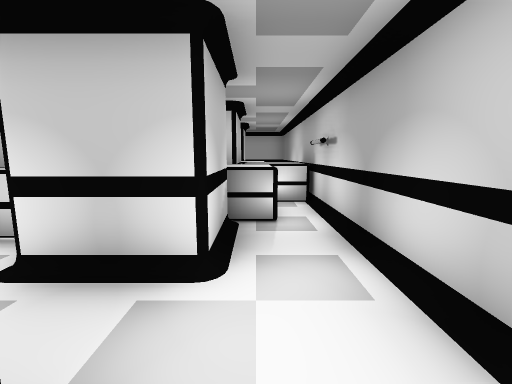
[1] (above)

21 first-person views from a walk through a 3-D level made in the Unity game engine. The camera is 1.2 m above the floor, tilts 8° down and sees 90° across. The floor is counted in squares, 1 m on a side. Each view is taken from the middle of a square. On the plan, view 1 faces up. The plan holds only what a view shows up to about 12 squares ahead; the rest is blank. The player character is not drawn. Door leaves are left out, so doorways stand open.

[2]
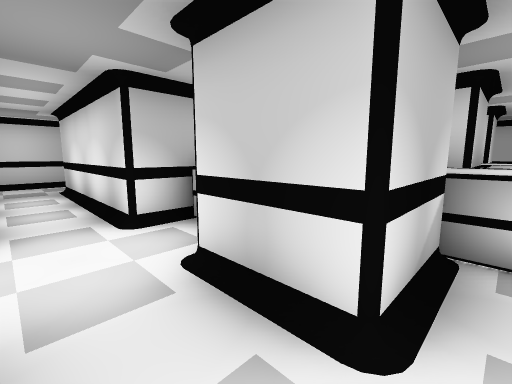

[3]
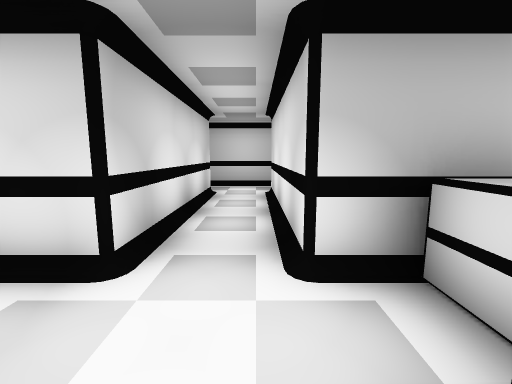

[4]
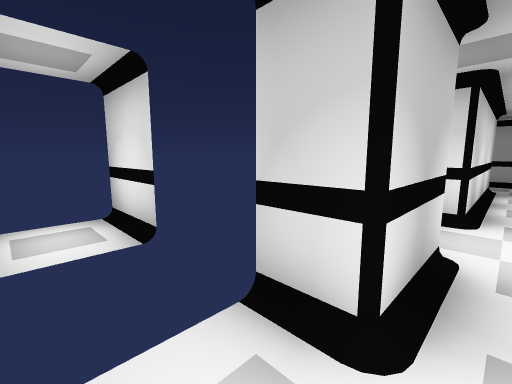

[5]
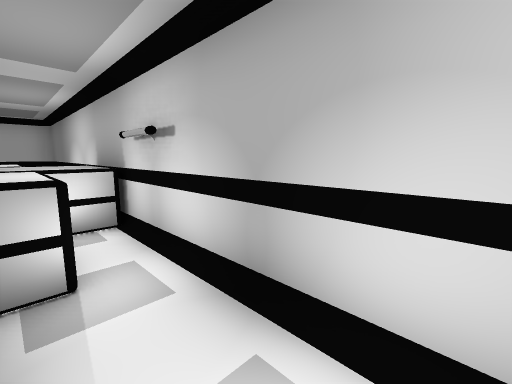

[6]
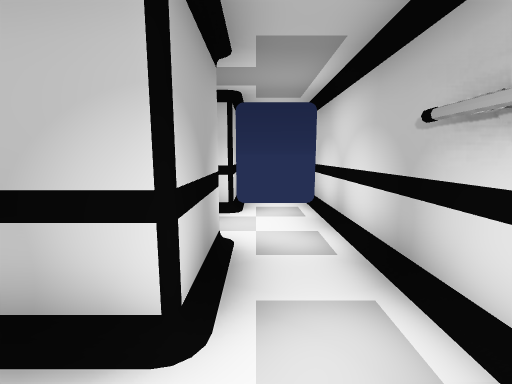

[7]
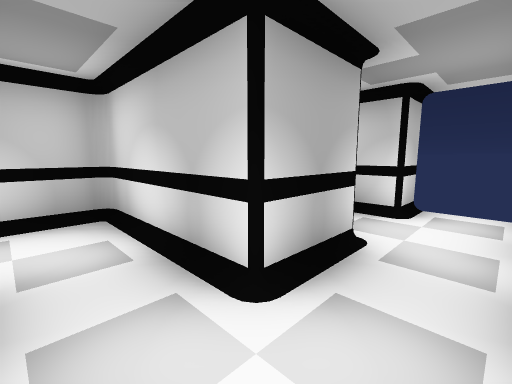

[8]
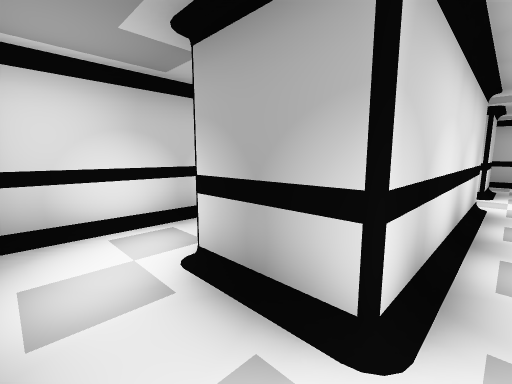

[9]
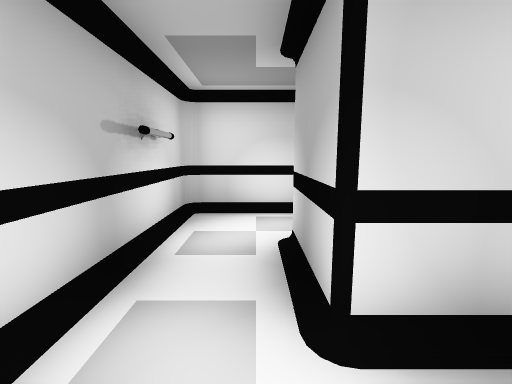

[10]
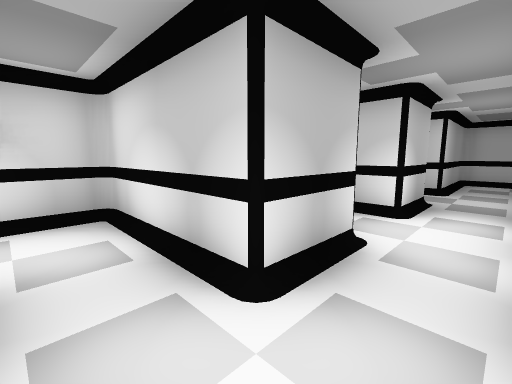

[11]
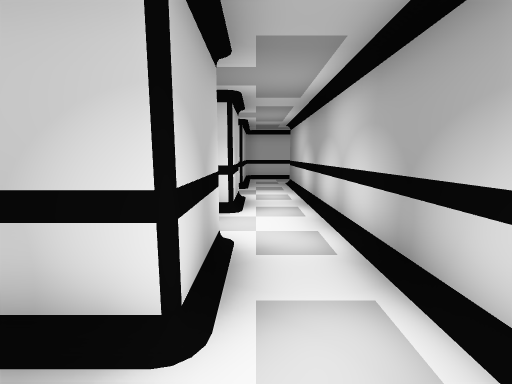

[12]
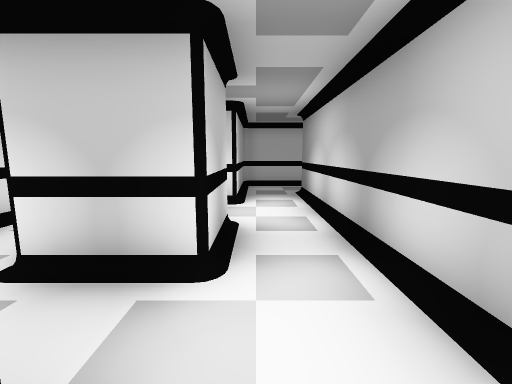

[13]
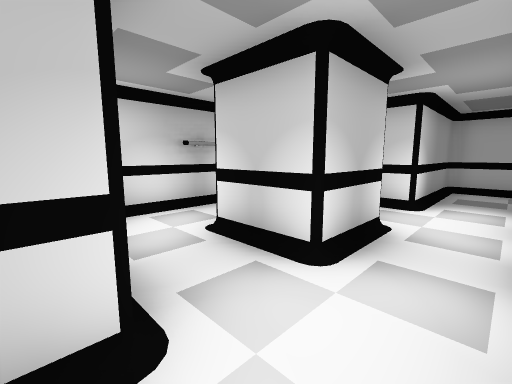

[14]
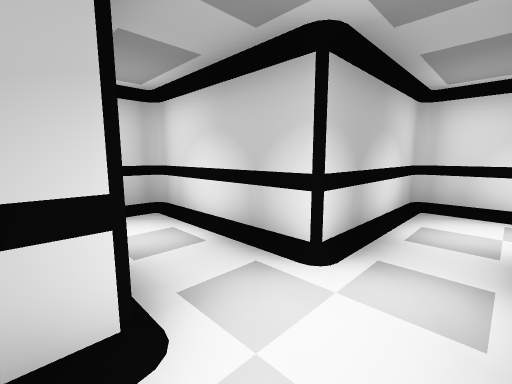

[15]
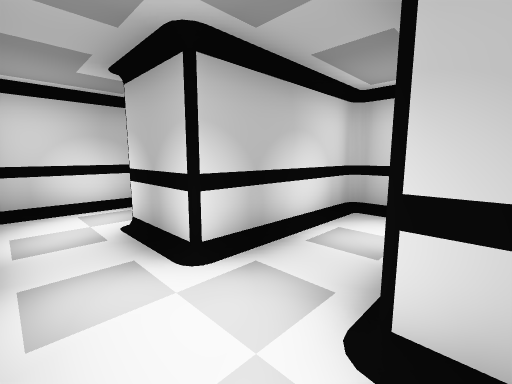

[16]
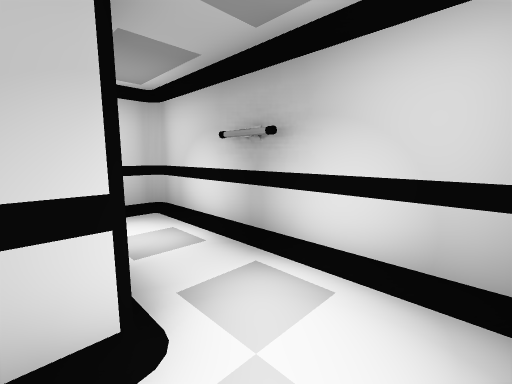

[17]
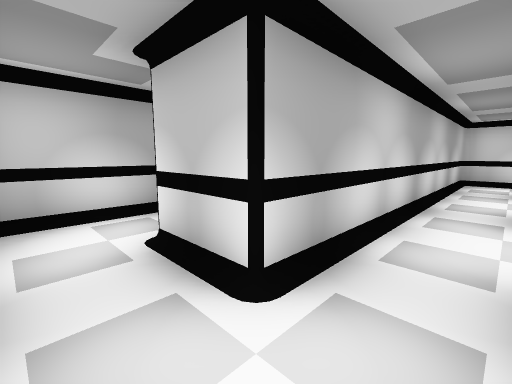

[18]
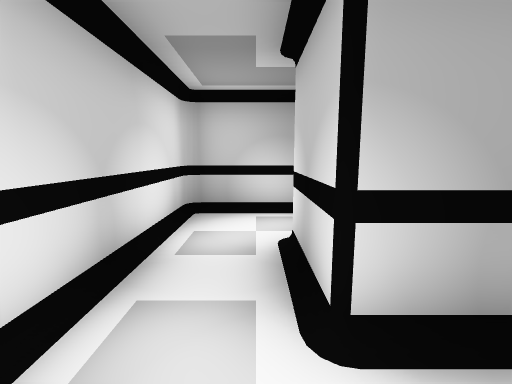

[19]
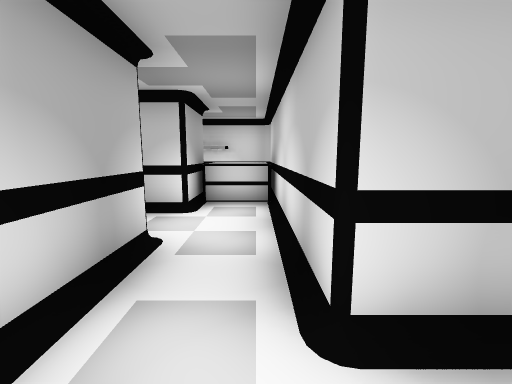

[20]
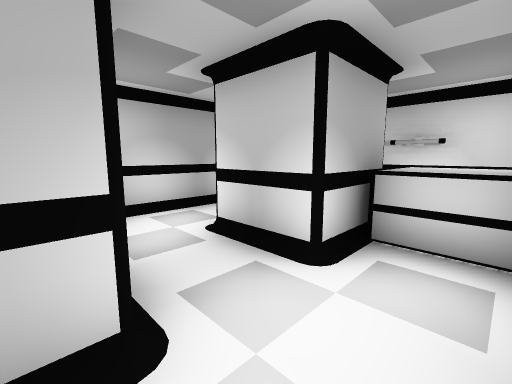

[21]
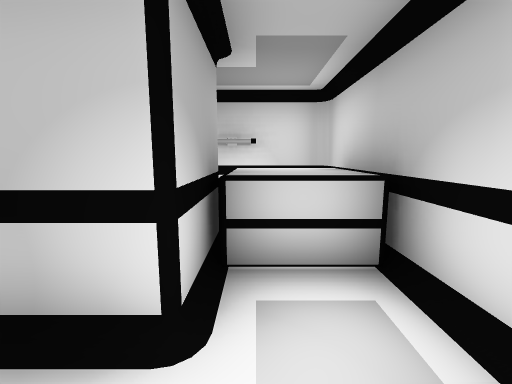

### Floor plan
Points are (right, up) in squares from view 1. A wall is a line through its corners. A room is listed if a view was taken in it or the views show most of it. See-through windows are left out.
Room 1 (views 1, 2, 3, 4, 5)
walls: (-0.5, 2.5) (-2.5, 2.5); (1.5, 1.4) (1.5, 4.6); (-2.5, 0.5) (-0.5, 0.5) (-0.5, -0.5)
ways out: opening at (-1.5, 1.5) to room 3; opening at (0, 3.5); closed door at (0.5, -1)
Room 2 (views 6, 7)
walls: (-10.5, 3.5) (-10.5, 4.5) (-8.5, 4.5); (-8.5, 6.5) (-12.3, 6.5); (-12.3, 5) (-12.3, 4); (-12.5, 6.2) (-12.5, 3.5)
ways out: opening at (-11, 4) to room 3; opening at (-9.5, 5.5) to room 4
Room 3 (views 8, 9)
walls: (-10.5, -0.6) (-10.5, 0.5) (-4.5, 0.5) (-4.5, -0.6); (-4.5, 2.5) (-10.5, 2.5) (-10.5, 3.5); (-12.5, 3.5) (-12.5, -0.5)
ways out: opening at (-1.5, 1.5) to room 1; opening at (-11, 4) to room 2; opening at (-3.5, 3.5); closed door at (-11.5, -1)
Room 4 (views 10, 11)
walls: (-8.5, 4.5) (-6.8, 4.5); (-6.5, 4.7) (-6.5, 6.4)
ways out: opening at (-9.5, 5.5) to room 2; opening at (-7.5, 7.5) to room 5
Room 5 (views 12, 13)
walls: (-8.5, 8.5) (-8.5, 6.5); (-6.5, 6.4) (-6.5, 10.6)
ways out: opening at (-7.5, 7.5) to room 4; opening at (-7.5, 11.5) to room 6; opening at (-9.5, 9.5) to room 12
Room 6 (views 14, 15)
walls: (-8.5, 12.5) (-8.5, 10.5); (-6.5, 10.6) (-6.5, 14.5)
ways out: opening at (-7.5, 11.5) to room 5; opening at (-9.5, 13.5) to room 7; opening at (-7.5, 15.5) to room 8
Room 7 (view 16)
walls: (-10.5, 12.5) (-9.9, 12.5); (-12.3, 12) (-12.3, 11); (-12.5, 14.2) (-12.5, 10.4); (-8.5, 14.5) (-12.3, 14.5)
ways out: opening at (-9.5, 13.5) to room 6; opening at (-11, 11.5) to room 12
Room 8 (views 17, 18)
walls: (-6.5, 14.5) (-6.5, 16.5) (-4.5, 16.5); (-4.5, 18.5) (-8.5, 18.5) (-8.5, 14.5)
ways out: opening at (-7.5, 15.5) to room 6; opening at (-5.5, 17.5) to room 9
Room 9 (views 19, 20)
walls: (-4.5, 16.5) (-4.5, 14.5); (-2.5, 14.5) (-2.5, 18.5) (-4.5, 18.5)
ways out: opening at (-5.5, 17.5) to room 8; opening at (-3.5, 15.5) to room 10
Room 10 (view 21)
walls: (-2.5, 10.5) (-2.5, 12.5) (-0.5, 12.5); (-4.5, 14.5) (-4.5, 8.8); (-3, 8.7) (-2, 8.7); (-4.2, 8.5) (-1.8, 8.5)
ways out: opening at (-3.5, 15.5) to room 9; opening at (-1.5, 13.5) to room 11
objects: box (-4, 10) to (-3, 11)
Room 11 (no view inside)
walls: (-0.5, 8.4) (-0.5, 6.5); (-0.5, 12.5) (-0.5, 10.5); (1.5, 6.6) (1.5, 14.2); (1.2, 14.5) (-0.6, 14.5)
ways out: opening at (-1.5, 13.5) to room 10
objects: other object (-1, 9) to (0, 10); box (0, 7) to (1, 8)
Room 12 (no view inside)
walls: (-12.5, 10.4) (-12.5, 8.7); (-12.2, 8.5) (-8.5, 8.5); (-8.5, 10.5) (-10.5, 10.5)
ways out: opening at (-9.5, 9.5) to room 5; opening at (-11, 11.5) to room 7

Where each view was taken, in squares from view 1:
view 1: 0 up, 0 right, facing up
view 2: 1 up, 0 right, facing up-left
view 3: 2 up, 2 left, facing left
view 4: 1 up, 1 right, facing down-left
view 5: 2 up, 0 right, facing up-right
view 6: 6 up, 11 left, facing down
view 7: 6 up, 12 left, facing down-right
view 8: 2 up, 12 left, facing up-right
view 9: 1 up, 11 left, facing up
view 10: 5 up, 7 left, facing up-left
view 11: 5 up, 8 left, facing up
view 12: 8 up, 8 left, facing up
view 13: 8 up, 7 left, facing up-left
view 14: 12 up, 7 left, facing up-left
view 15: 11 up, 7 left, facing down-left
view 16: 14 up, 10 left, facing down-left
view 17: 18 up, 8 left, facing down-right
view 18: 17 up, 8 left, facing right
view 19: 18 up, 4 left, facing down
view 20: 15 up, 4 left, facing down-right
view 21: 14 up, 3 left, facing down
